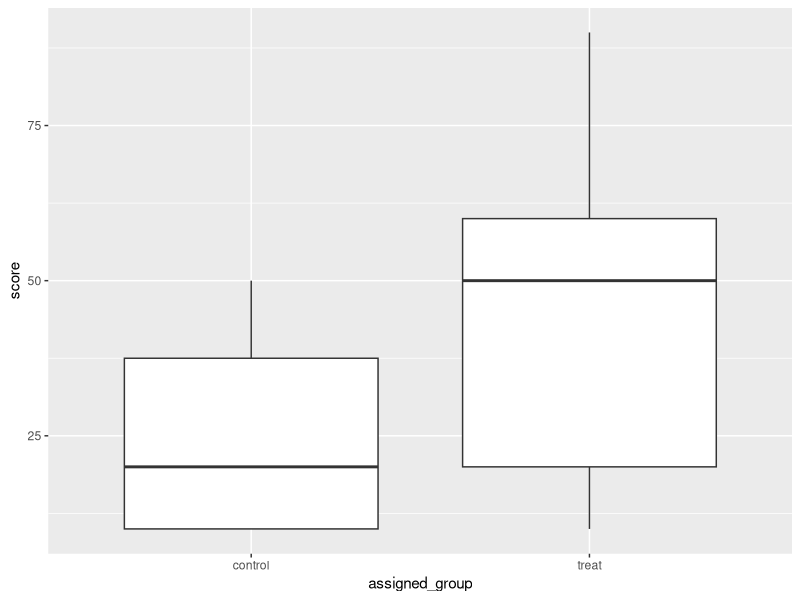
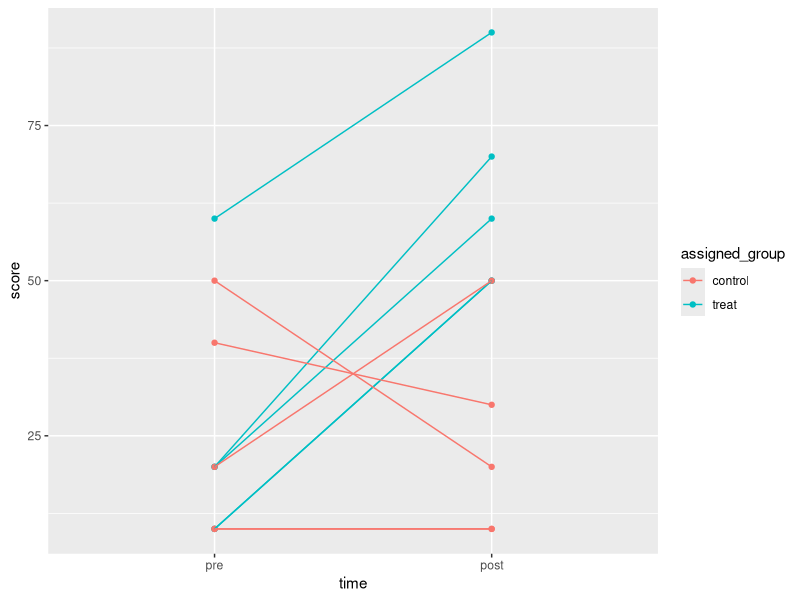

Source code (R) for these figures, in order:
## ---- chunk 1
library(tidyverse)

# fake data
assigned_group = rep(c('treat', 'control'), e=5)  #  character v
pre = c(20,10,60,20,10,50,10,40,20,10)
post = c(70,50,90,60,50,20,10,30,50,10)

t = tibble(patient_id=factor(1:10), 
		   assigned_group = factor( assigned_group),
		   pre, post)  
t %>% glimpse()
## ---- chunk 2
# normalize
# 2 new columns, "time" and "value"

# gather: all variable columns into 1 column
		  #all constants (data) into 1 column
		
t_long <- tidyr::gather(t, key=time, value=score, pre:post) %>% arrange(patient_id)
t_long$time <- factor(t_long$time,levels=c("pre","post"))

t_long %>% glimpse()

# pretty
knitr::kable(t_long)

## ---- chunk 3
# summary
t_long %>% dplyr::group_by(assigned_group,time) %>% summarize(mean = mean(score), sd = sd(score), n=n())


# a few possible groupings
group_by <- t_long%>%   dplyr::group_by(assigned_group, time) 
group_by <- t_long%>%   dplyr::group_by(assigned_group) 
group_by <- t_long%>%   dplyr::group_by(time) 

# summary for specifed grouping
group_by %>% summarize(mean = mean(score), sd = sd(score), n=n())

## ---- chunk 4
t_long %>% 
	ggplot (aes (x=assigned_group, y=score)) +
	geom_boxplot()
## ---- chunk 5
# plot
ggplot(t_long, aes(x=time, 
				   y=score, 
				   group=patient_id, 
				   color=assigned_group )) +
	geom_point() +
	geom_line()
